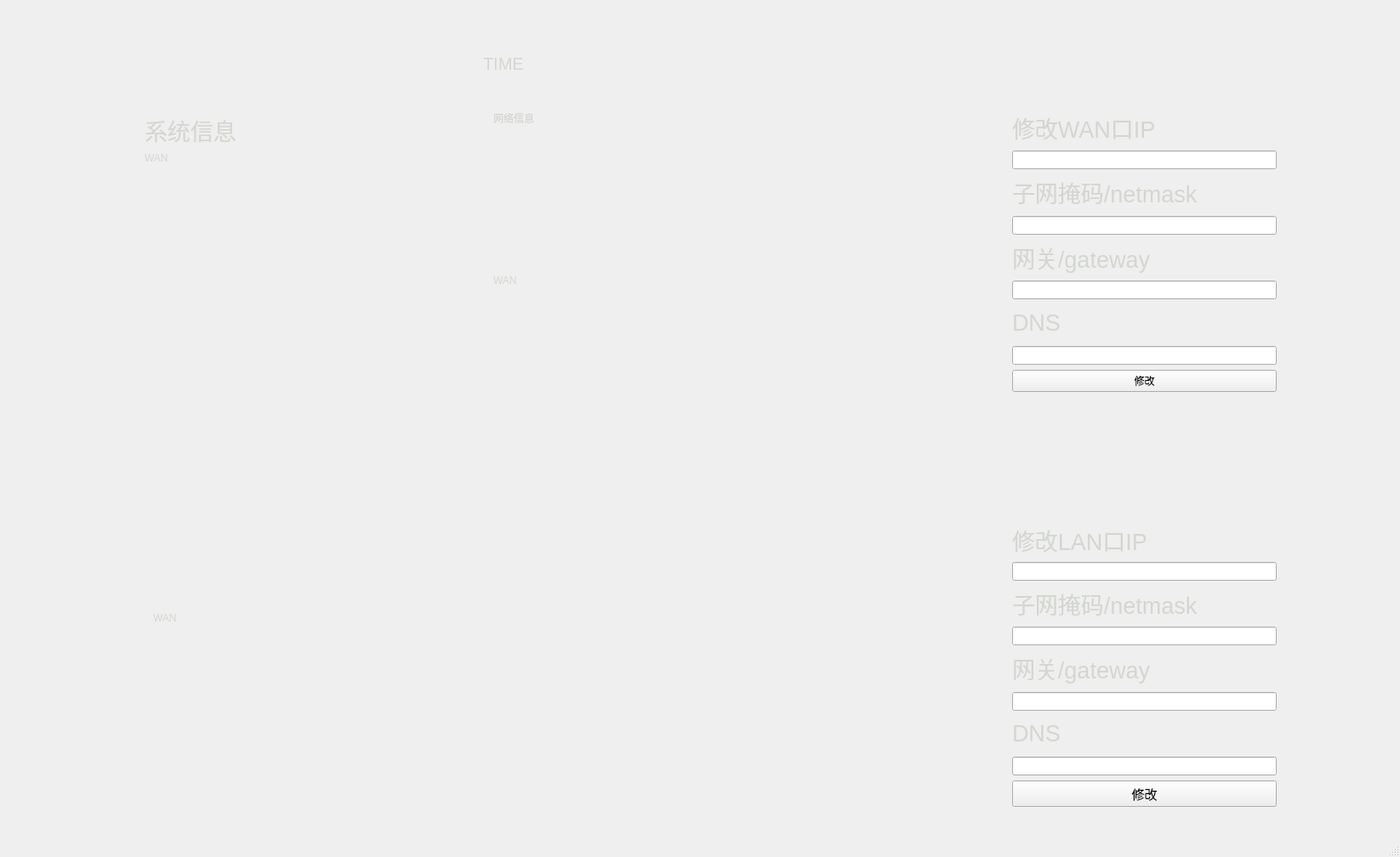
<?xml version="1.0" encoding="UTF-8"?>
<ui version="4.0">
 <class>MainWindow</class>
 <widget class="QMainWindow" name="MainWindow">
  <property name="geometry">
   <rect>
    <x>0</x>
    <y>0</y>
    <width>1646</width>
    <height>1008</height>
   </rect>
  </property>
  <property name="windowTitle">
   <string>MainWindow</string>
  </property>
  <property name="styleSheet">
   <string notr="true">#MainWindow{
border-image: url(:/new/prefix1/bg.png);
}</string>
  </property>
  <widget class="QWidget" name="centralwidget">
   <property name="styleSheet">
    <string notr="true">#centralwidget{
border-image: url(:/resource/bg.png);
}</string>
   </property>
   <widget class="QLabel" name="TIME_LABLE">
    <property name="geometry">
     <rect>
      <x>550</x>
      <y>19</y>
      <width>461</width>
      <height>111</height>
     </rect>
    </property>
    <property name="font">
     <font>
      <family>Ubuntu</family>
      <pointsize>15</pointsize>
      <weight>50</weight>
      <italic>false</italic>
      <bold>false</bold>
     </font>
    </property>
    <property name="styleSheet">
     <string notr="true">color: rgb(211, 215, 207);</string>
    </property>
    <property name="text">
     <string>TIME                                                                    </string>
    </property>
    <property name="textFormat">
     <enum>Qt::AutoText</enum>
    </property>
    <property name="alignment">
     <set>Qt::AlignCenter</set>
    </property>
   </widget>
   <widget class="QWidget" name="layoutWidget">
    <property name="geometry">
     <rect>
      <x>1190</x>
      <y>129</y>
      <width>311</width>
      <height>820</height>
     </rect>
    </property>
    <layout class="QVBoxLayout" name="verticalLayout">
     <item>
      <widget class="QLabel" name="MAC_LABEL_2">
       <property name="font">
        <font>
         <family>Ubuntu</family>
         <pointsize>20</pointsize>
         <weight>50</weight>
         <italic>false</italic>
         <bold>false</bold>
         <kerning>true</kerning>
        </font>
       </property>
       <property name="styleSheet">
        <string notr="true">color: rgb(211, 215, 207);</string>
       </property>
       <property name="lineWidth">
        <number>1</number>
       </property>
       <property name="text">
        <string>&lt;html&gt;&lt;head/&gt;&lt;body&gt;&lt;p&gt;修改WAN口IP              &lt;/p&gt;&lt;/body&gt;&lt;/html&gt;</string>
       </property>
      </widget>
     </item>
     <item>
      <widget class="QLineEdit" name="wan_ip"/>
     </item>
     <item>
      <widget class="QLabel" name="MAC_LABEL_7">
       <property name="font">
        <font>
         <family>Ubuntu</family>
         <pointsize>20</pointsize>
         <weight>50</weight>
         <italic>false</italic>
         <bold>false</bold>
         <kerning>true</kerning>
        </font>
       </property>
       <property name="styleSheet">
        <string notr="true">color: rgb(211, 215, 207);</string>
       </property>
       <property name="text">
        <string>&lt;html&gt;&lt;head/&gt;&lt;body&gt;&lt;p&gt;子网掩码/netmask&lt;/p&gt;&lt;/body&gt;&lt;/html&gt;</string>
       </property>
      </widget>
     </item>
     <item>
      <widget class="QLineEdit" name="wan_net"/>
     </item>
     <item>
      <widget class="QLabel" name="MAC_LABEL_5">
       <property name="font">
        <font>
         <family>Ubuntu</family>
         <pointsize>20</pointsize>
         <weight>50</weight>
         <italic>false</italic>
         <bold>false</bold>
         <kerning>true</kerning>
        </font>
       </property>
       <property name="styleSheet">
        <string notr="true">color: rgb(211, 215, 207);</string>
       </property>
       <property name="text">
        <string>&lt;html&gt;&lt;head/&gt;&lt;body&gt;&lt;p&gt;网关/gateway&lt;/p&gt;&lt;/body&gt;&lt;/html&gt;</string>
       </property>
      </widget>
     </item>
     <item>
      <widget class="QLineEdit" name="wan_gate"/>
     </item>
     <item>
      <widget class="QLabel" name="MAC_LABEL_8">
       <property name="font">
        <font>
         <family>Ubuntu</family>
         <pointsize>20</pointsize>
         <weight>50</weight>
         <italic>false</italic>
         <bold>false</bold>
         <kerning>true</kerning>
        </font>
       </property>
       <property name="styleSheet">
        <string notr="true">color: rgb(211, 215, 207);</string>
       </property>
       <property name="text">
        <string>&lt;html&gt;&lt;head/&gt;&lt;body&gt;&lt;p&gt;DNS&lt;/p&gt;&lt;/body&gt;&lt;/html&gt;</string>
       </property>
      </widget>
     </item>
     <item>
      <widget class="QLineEdit" name="wan_dns"/>
     </item>
     <item>
      <widget class="QPushButton" name="wan_button">
       <property name="text">
        <string>修改</string>
       </property>
      </widget>
     </item>
     <item>
      <widget class="QLabel" name="MAC_LABEL_3">
       <property name="font">
        <font>
         <family>Ubuntu</family>
         <pointsize>20</pointsize>
         <weight>50</weight>
         <italic>false</italic>
         <bold>false</bold>
         <kerning>true</kerning>
        </font>
       </property>
       <property name="styleSheet">
        <string notr="true">color: rgb(211, 215, 207);</string>
       </property>
       <property name="text">
        <string>&lt;html&gt;&lt;head/&gt;&lt;body&gt;&lt;p&gt;&lt;br/&gt;&lt;/p&gt;&lt;p&gt;&lt;br/&gt;&lt;/p&gt;&lt;p&gt;修改LAN口IP&lt;/p&gt;&lt;/body&gt;&lt;/html&gt;</string>
       </property>
      </widget>
     </item>
     <item>
      <widget class="QLineEdit" name="lan_ip"/>
     </item>
     <item>
      <widget class="QLabel" name="MAC_LABEL_4">
       <property name="font">
        <font>
         <family>Ubuntu</family>
         <pointsize>20</pointsize>
         <weight>50</weight>
         <italic>false</italic>
         <bold>false</bold>
         <kerning>true</kerning>
        </font>
       </property>
       <property name="styleSheet">
        <string notr="true">color: rgb(211, 215, 207);</string>
       </property>
       <property name="text">
        <string>&lt;html&gt;&lt;head/&gt;&lt;body&gt;&lt;p&gt;子网掩码/netmask&lt;/p&gt;&lt;/body&gt;&lt;/html&gt;</string>
       </property>
      </widget>
     </item>
     <item>
      <widget class="QLineEdit" name="lan_net"/>
     </item>
     <item>
      <widget class="QLabel" name="MAC_LABEL_9">
       <property name="font">
        <font>
         <family>Ubuntu</family>
         <pointsize>20</pointsize>
         <weight>50</weight>
         <italic>false</italic>
         <bold>false</bold>
         <kerning>true</kerning>
        </font>
       </property>
       <property name="styleSheet">
        <string notr="true">color: rgb(211, 215, 207);</string>
       </property>
       <property name="text">
        <string>&lt;html&gt;&lt;head/&gt;&lt;body&gt;&lt;p&gt;网关/gateway&lt;/p&gt;&lt;/body&gt;&lt;/html&gt;</string>
       </property>
      </widget>
     </item>
     <item>
      <widget class="QLineEdit" name="lan_gate"/>
     </item>
     <item>
      <widget class="QLabel" name="MAC_LABEL_6">
       <property name="font">
        <font>
         <family>Ubuntu</family>
         <pointsize>20</pointsize>
         <weight>50</weight>
         <italic>false</italic>
         <bold>false</bold>
         <kerning>true</kerning>
        </font>
       </property>
       <property name="styleSheet">
        <string notr="true">color: rgb(211, 215, 207);</string>
       </property>
       <property name="text">
        <string>&lt;html&gt;&lt;head/&gt;&lt;body&gt;&lt;p&gt;DNS&lt;/p&gt;&lt;/body&gt;&lt;/html&gt;</string>
       </property>
      </widget>
     </item>
     <item>
      <widget class="QLineEdit" name="lan_dns"/>
     </item>
     <item>
      <widget class="QPushButton" name="lan_button">
       <property name="font">
        <font>
         <pointsize>11</pointsize>
        </font>
       </property>
       <property name="text">
        <string>修改</string>
       </property>
      </widget>
     </item>
    </layout>
   </widget>
   <widget class="QWidget" name="layoutWidget">
    <property name="geometry">
     <rect>
      <x>580</x>
      <y>130</y>
      <width>601</width>
      <height>380</height>
     </rect>
    </property>
    <layout class="QVBoxLayout" name="verticalLayout_3">
     <item>
      <widget class="QLabel" name="INFO_2">
       <property name="styleSheet">
        <string notr="true">color: rgb(211, 215, 207);</string>
       </property>
       <property name="text">
        <string>&lt;html&gt;&lt;head/&gt;&lt;body&gt;&lt;p&gt;网络信息&lt;/p&gt;&lt;/body&gt;&lt;/html&gt;</string>
       </property>
       <property name="textFormat">
        <enum>Qt::AutoText</enum>
       </property>
       <property name="alignment">
        <set>Qt::AlignLeading|Qt::AlignLeft|Qt::AlignTop</set>
       </property>
      </widget>
     </item>
     <item>
      <widget class="QLabel" name="ip_detail">
       <property name="autoFillBackground">
        <bool>false</bool>
       </property>
       <property name="styleSheet">
        <string notr="true">color: rgb(211, 215, 207);</string>
       </property>
       <property name="text">
        <string>&lt;html&gt;&lt;head/&gt;&lt;body&gt;&lt;p&gt;WAN&lt;/p&gt;&lt;p&gt;&lt;br/&gt;&lt;/p&gt;&lt;p&gt;&lt;br/&gt;&lt;/p&gt;&lt;p&gt;&lt;br/&gt;&lt;/p&gt;&lt;p&gt;&lt;br/&gt;&lt;/p&gt;&lt;/body&gt;&lt;/html&gt;</string>
       </property>
       <property name="textFormat">
        <enum>Qt::AutoText</enum>
       </property>
       <property name="alignment">
        <set>Qt::AlignLeading|Qt::AlignLeft|Qt::AlignTop</set>
       </property>
       <property name="wordWrap">
        <bool>true</bool>
       </property>
      </widget>
     </item>
    </layout>
   </widget>
   <widget class="QLabel" name="info_detail_2">
    <property name="geometry">
     <rect>
      <x>180</x>
      <y>720</y>
      <width>921</width>
      <height>331</height>
     </rect>
    </property>
    <property name="styleSheet">
     <string notr="true">color: rgb(211, 215, 207);</string>
    </property>
    <property name="text">
     <string>&lt;html&gt;&lt;head/&gt;&lt;body&gt;&lt;p&gt;WAN                                        &lt;/p&gt;&lt;p&gt;&lt;br/&gt;&lt;/p&gt;&lt;p&gt;&lt;br/&gt;&lt;/p&gt;&lt;p&gt;&lt;br/&gt;&lt;/p&gt;&lt;p&gt;&lt;br/&gt;&lt;/p&gt;&lt;p&gt;&lt;br/&gt;&lt;/p&gt;&lt;/body&gt;&lt;/html&gt;</string>
    </property>
    <property name="textFormat">
     <enum>Qt::AutoText</enum>
    </property>
    <property name="alignment">
     <set>Qt::AlignLeading|Qt::AlignLeft|Qt::AlignTop</set>
    </property>
    <property name="wordWrap">
     <bool>true</bool>
    </property>
   </widget>
   <widget class="QLabel" name="info_detail">
    <property name="geometry">
     <rect>
      <x>170</x>
      <y>179</y>
      <width>401</width>
      <height>491</height>
     </rect>
    </property>
    <property name="styleSheet">
     <string notr="true">color: rgb(211, 215, 207);</string>
    </property>
    <property name="text">
     <string>&lt;html&gt;&lt;head/&gt;&lt;body&gt;&lt;p&gt;WAN                                        &lt;/p&gt;&lt;p&gt;&lt;br/&gt;&lt;/p&gt;&lt;p&gt;&lt;br/&gt;&lt;/p&gt;&lt;p&gt;&lt;br/&gt;&lt;/p&gt;&lt;p&gt;&lt;br/&gt;&lt;/p&gt;&lt;p&gt;&lt;br/&gt;&lt;/p&gt;&lt;/body&gt;&lt;/html&gt;</string>
    </property>
    <property name="textFormat">
     <enum>Qt::AutoText</enum>
    </property>
    <property name="alignment">
     <set>Qt::AlignLeading|Qt::AlignLeft|Qt::AlignTop</set>
    </property>
    <property name="wordWrap">
     <bool>true</bool>
    </property>
   </widget>
   <widget class="QLabel" name="INFO">
    <property name="geometry">
     <rect>
      <x>170</x>
      <y>133</y>
      <width>401</width>
      <height>40</height>
     </rect>
    </property>
    <property name="font">
     <font>
      <family>Ubuntu</family>
      <pointsize>20</pointsize>
      <weight>50</weight>
      <italic>false</italic>
      <bold>false</bold>
      <kerning>true</kerning>
     </font>
    </property>
    <property name="styleSheet">
     <string notr="true">color: rgb(211, 215, 207);
</string>
    </property>
    <property name="lineWidth">
     <number>1</number>
    </property>
    <property name="text">
     <string>&lt;html&gt;&lt;head/&gt;&lt;body&gt;&lt;p&gt;系统信息                            &lt;/p&gt;&lt;/body&gt;&lt;/html&gt;</string>
    </property>
    <property name="alignment">
     <set>Qt::AlignLeading|Qt::AlignLeft|Qt::AlignTop</set>
    </property>
   </widget>
  </widget>
  <widget class="QMenuBar" name="menubar">
   <property name="geometry">
    <rect>
     <x>0</x>
     <y>0</y>
     <width>1646</width>
     <height>22</height>
    </rect>
   </property>
  </widget>
  <widget class="QStatusBar" name="statusbar"/>
 </widget>
 <resources/>
 <connections/>
</ui>
